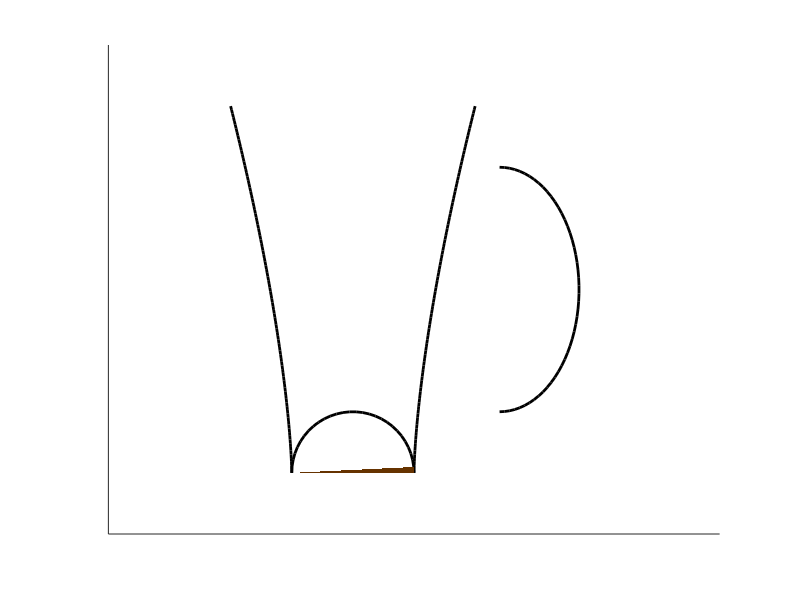

The MATLAB source for this figure: (Note: this script raises an error after producing the figure.)
% Better Cup Filling Animation in MATLAB

% Cup parameters
cup_height = 6;
cup_top_radius = 2;
cup_bottom_radius = 1;
cup_center_x = 0;
cup_center_y = 1;
n_profile = 100;
coffee_color = [0.4 0.2 0];

figure('Color','w');
axis equal
hold on
axis([-4 6 0 8]);
set(gca, 'xtick', [], 'ytick', []);

% Cup profile (right side)
y_profile = linspace(cup_center_y, cup_center_y+cup_height, n_profile);
r_profile = cup_bottom_radius + (cup_top_radius-cup_bottom_radius) * ...
            ((y_profile-cup_center_y)/cup_height).^1.5; % Smooth curve
x_profile = cup_center_x + r_profile;

% Cup outline (right and left, plus bottom arc)
theta_bottom = linspace(pi, 0, 30);
x_bottom = cup_center_x + cup_bottom_radius*cos(theta_bottom);
y_bottom = cup_center_y + cup_bottom_radius*sin(theta_bottom);

cup_x = [flip(-x_profile) x_bottom x_profile];
cup_y = [flip(y_profile) y_bottom y_profile];

% Draw cup outline
plot(cup_x, cup_y, 'k', 'LineWidth', 2);

% Draw cup handle (ellipse)
th = linspace(-pi/2, pi/2, 50);
handle_r1 = 1.3; % horizontal radius
handle_r2 = 2;   % vertical radius
handle_x = cup_center_x + cup_top_radius + 0.4 + handle_r1*cos(th);
handle_y = cup_center_y + cup_height/2 + handle_r2*sin(th);
plot(handle_x, handle_y, 'k', 'LineWidth', 2);

% Animation loop
nFrames = 60;
for k = 1:nFrames
    fill_level = cup_center_y + (cup_height-0.2)*(k/nFrames);
    % Find width at the current fill level
    r_fill = cup_bottom_radius + (cup_top_radius-cup_bottom_radius) * ...
             ((fill_level-cup_center_y)/cup_height).^1.5;
    % Coffee surface (ellipse)
    theta_fill = linspace(pi, 0, 50);
    coffee_x = [cup_center_x - r_fill*cos(theta_fill) cup_center_x + r_fill*cos(theta_fill)];
    coffee_y = [fill_level*ones(1,50) fill_level*ones(1,50)];
    % Coffee sides (vertical from bottom to fill level)
    bottom_x = [cup_center_x - r_profile(1) cup_center_x + r_profile(1)];
    bottom_y = [cup_center_y cup_center_y];
    coffee_x = [coffee_x bottom_x];
    coffee_y = [coffee_y bottom_y];
    % Remove previous coffee
    if k > 1
        delete(h_coffee);
    end
    % Draw coffee
    h_coffee = fill(coffee_x, coffee_y, coffee_color, 'EdgeColor', 'none');
    uistack(h_coffee, 'bottom');
    pause(0.05);
end

title('Cup Filling with Coffee', 'FontSize', 14)
hold off